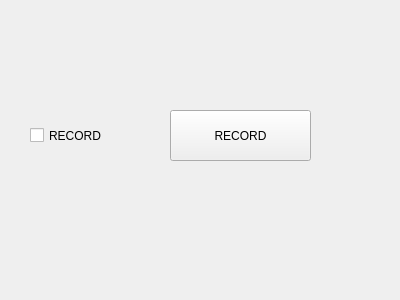
<?xml version="1.0" encoding="UTF-8"?>
<ui version="4.0">
 <class>MainWindow</class>
 <widget class="QMainWindow" name="MainWindow">
  <property name="geometry">
   <rect>
    <x>0</x>
    <y>0</y>
    <width>400</width>
    <height>300</height>
   </rect>
  </property>
  <property name="windowTitle">
   <string>MainWindow</string>
  </property>
  <widget class="QWidget" name="centralWidget">
   <widget class="QCheckBox" name="checkBox">
    <property name="geometry">
     <rect>
      <x>30</x>
      <y>100</y>
      <width>181</width>
      <height>71</height>
     </rect>
    </property>
    <property name="text">
     <string>RECORD</string>
    </property>
   </widget>
   <widget class="QPushButton" name="pushButton">
    <property name="geometry">
     <rect>
      <x>170</x>
      <y>110</y>
      <width>141</width>
      <height>51</height>
     </rect>
    </property>
    <property name="text">
     <string>RECORD</string>
    </property>
   </widget>
  </widget>
 </widget>
 <layoutdefault spacing="6" margin="11"/>
 <resources/>
 <connections/>
</ui>
